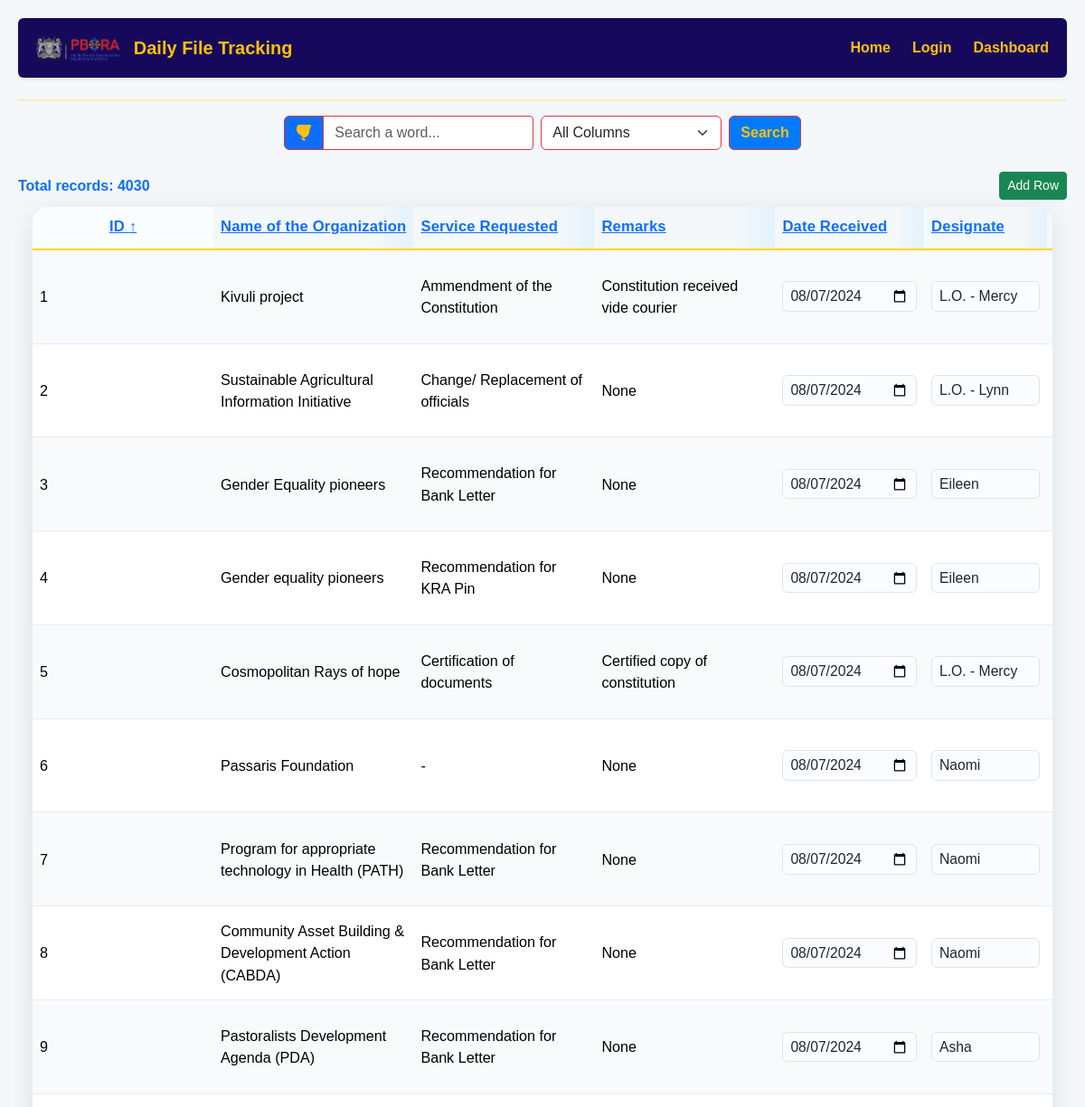
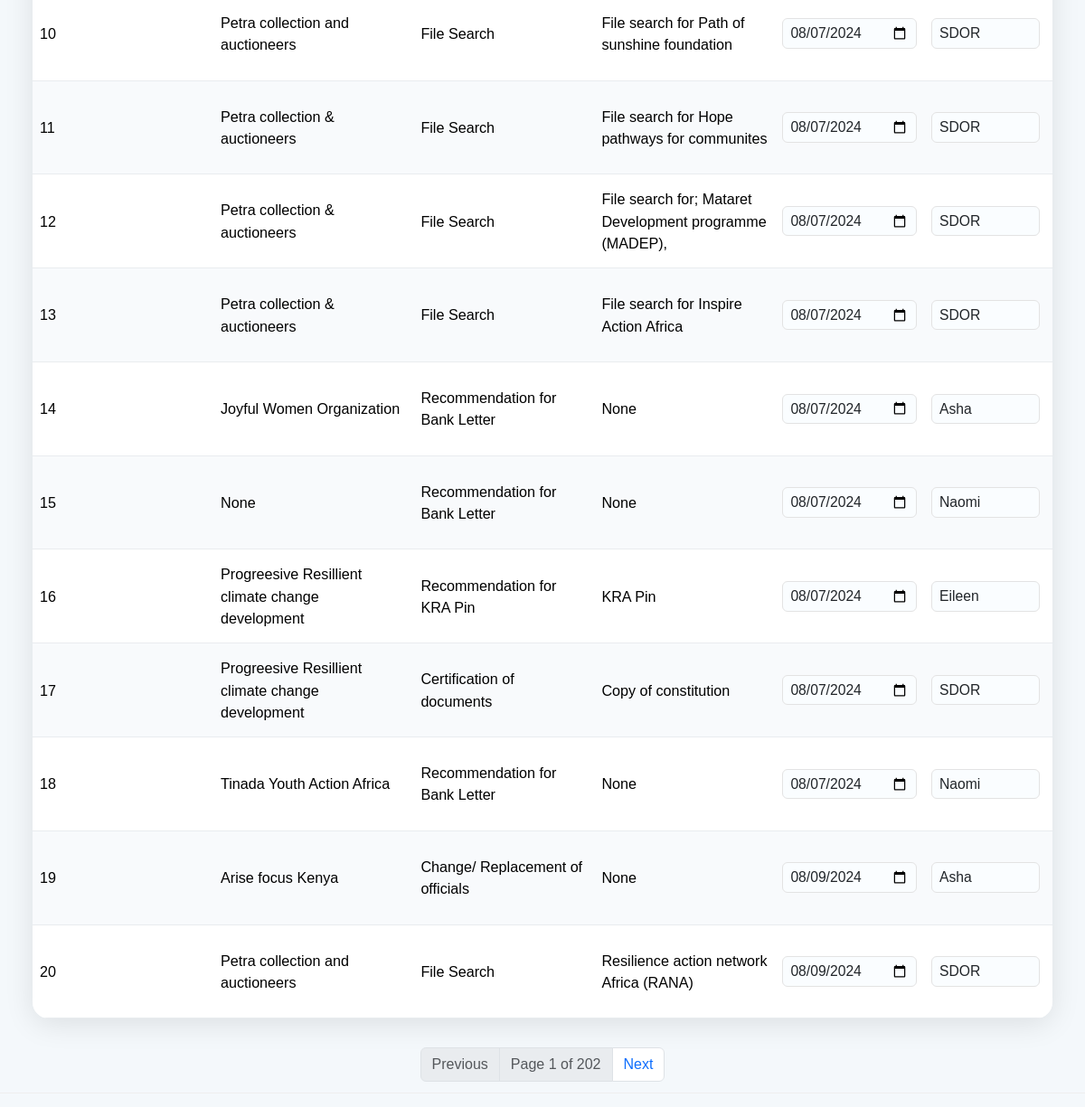
The app's page /records?page=1&search=&column=&sort_by=id&sort_order=asc with its own data (2 pictures, top to bottom).
### models.py (models this page shows)
class FileTracking(db.Model):
    __tablename__ = "filetracking"
    id = db.Column(db.Integer, primary_key=True)
    organization_name = db.Column(db.String(3000), nullable=True)
    service_requested = db.Column(db.String(3000), nullable=True)
    remarks = db.Column(db.Text, nullable=True)
    date_received = db.Column(db.Date, nullable=True)
    designate = db.Column(db.Enum(
        'Asha', 'B. Odero', 'D.O.S', 'Eileen', 'Eric Njoroge',
        'Esther', 'Eznner', 'Finance - Allan', 'Finance - Muktar', 'Finance - Njane',
        'Habiba', 'Judy', 'Kamande', 'Legal - Vitalis', 'L.O - Cate',
        'L.O. - Cate', 'L.O. - Juliet', 'L.O. - Lynn', 'L.O. - Mercy', 'L.O. - Michelle',
        'Naomi', 'N. Sankale', 'Rukia', 'S.Monyoncho', 'Sarah', 'SDOR', 'Sankale', 'Topisia',
        name='designate_enum'), nullable=True)
    filed_by_registry_action = db.Column(
        db.Enum('Filed', 'Not Filed', name='filed_status_enum'),
        nullable=True
    )
    date_filed = db.Column(db.Date, nullable=True)
    received_by_designate = db.Column(
        db.Enum('Received', 'Not Received', name='received_status_enum'),
        nullable=True
    )
    date_received_by_designate = db.Column(db.Date)
    correction_sent = db.Column(
        db.Enum('Correction Sent', 'No Correction Sent', name='correction_sent_enum'),
        nullable=True
    )
    date_correction_required = db.Column(db.Date, nullable=True)
    correction_status = db.Column(
        db.Enum('Correction Done', 'Correction Not Done', 'Not Required', name='correction_status_enum'),
        nullable=True
    )
    date_corrections_done = db.Column(db.Date)
    status = db.Column(db.Enum('Completed', 'Incomplete', name='status_enum'), nullable=True)
    date_completed = db.Column(db.Date, nullable=True)
    authorization = db.Column(db.Enum('Authorized', 'Unauthorized', name='authorization_enum'), nullable=True)
    date_authorised = db.Column(db.Date, nullable=True)
    signatory = db.Column(db.Enum('Monyoncho', 'I.Sang', name='signatory_enum'), nullable=True) ### Only these two accounts can dispatch after login
    dispatch = db.Column(db.Enum('Dispatched', 'Not Dispatched', name='dispatch_status'), default='Not Dispatched')
    date_dispatched = db.Column(db.Date)

### routes.py (the view, shortened to what this page needs)
@routes.route("/records")
def records():
    search = request.args.get('search', '').strip()
    column = request.args.get('column', '').strip()
    page = request.args.get('page', 1, type=int)
    per_page = 20
    sort_by = request.args.get('sort_by', 'id')
    sort_order = request.args.get('sort_order', 'desc')
    query = FileTracking.query
    valid_sort_columns = [
        'id', 'organization_name', 'service_requested', 'remarks', 'date_received', 'designate',
        'filed_by_registry_action', 'received_by_designate', 'date_received_by_designate',
        'correction_sent', 'date_correction_required', 'correction_status', 'date_corrections_done', 'status',
        'date_completed', 'authorization', 'date_authorised', 'signatory', 'dispatch', 'date_dispatched'
    ]
    if sort_by in valid_sort_columns:
        sort_col = getattr(FileTracking, sort_by)
        if sort_order == 'asc':
            query = query.order_by(sort_col.asc())
        else:
            query = query.order_by(sort_col.desc())
    else:
        query = query.order_by(FileTracking.id.desc())
    pagination = query.paginate(page=page, per_page=per_page, error_out=False)
    files = pagination.items
    return render_template("records.html", files=files, pagination=pagination, page=page, per_page=per_page, search=search, column=column, sort_by=sort_by, sort_order=sort_order)

### templates/records.html (shortened to what this page needs)
{% extends "base.html" %}
{% block content %}
<div class="d-flex justify-content-center align-items-center mb-4" style="gap: 1rem;">
    <form method="GET" class="d-flex align-items-center" style="gap: 0.5rem;">
        <div class="input-group">
            <span class="input-group-text bg-primary text-warning border-danger">
            </span>
            <input type="text" name="search" class="form-control border-danger" placeholder="Search a word..." style="border-radius: 0 4px 4px 0;">
        </div>
        <select name="column" class="form-select border-danger" style="max-width: 200px;">
            <option value="">All Columns</option>
        </select>
        <button type="submit" class="btn btn-primary border-danger text-warning fw-bold">Search</button>
    </form>
</div>
<div class="d-flex justify-content-between align-items-center mb-2">
    <div>
        {% if pagination %}
            <span class="fw-bold text-primary">Total records: {{ pagination.total }}</span>
        {% else %}
            <span class="fw-bold text-primary">Total records: {{ files|length }}</span>
        {% endif %}
    </div>
    <button class="btn btn-success btn-sm" id="add-row-btn" type="button">
         Add Row
    </button>
</div>
<div class="container-fluid px-0 px-md-3">
    <div class="table-responsive" id="table-scroll-container">
        <table id="records-table" class="table table-hover align-middle mb-0">
        <thead>
    </div>
    <div id="fixed-x-scrollbar">
        <div id="fixed-x-scrollbar-inner"></div>
    </div>
    <tr>
        {% for col, label in [
            ('id', 'ID'),
            ('organization_name', 'Name of the Organization'),
            ('service_requested', 'Service Requested'),
            ('remarks', 'Remarks'),
            ('date_received', 'Date Received'),
            ('designate', 'Designate'),
            ('filed_by_registry_action', 'Filed by Registry for Action'),
            ('date_filed', 'Date Filed'),
            ('received_by_designate', 'Received by Designate'),
            ('date_received_by_designate', 'Date Received by Designate'),
            ('correction_sent', 'Correction Required'),
            ('date_correction_required', 'Date Correction Required'),
            ('correction_status', 'Corrections Done by Client'),
            ('date_corrections_done', 'Date Corrections done by Client'),
            ('status', 'Status'),
            ('date_completed', 'Date Completed'),
            ('authorization', 'Authorization'),
            ('date_authorised', 'Date Authorised'),
            ('signatory', 'Signatory'),
            ('dispatch', 'Dispatch'),
            ('date_dispatched', 'Date Dispatched')
        ] %}
        <th>
            <a href="?page={{ page }}&search={{ search }}&column={{ column }}&sort_by={{ col }}&sort_order={% if sort_by == col and sort_order == 'asc' %}desc{% else %}asc{% endif %}">
                {{ label }}
                {% if sort_by == col %}
                    <span>{% if sort_order == 'asc' %}&uarr;{% else %}&darr;{% endif %}</span>
                {% endif %}
            </a>
        </th>
    </tr>
    {% for f in files %}
    <tr id="row-{{ f.id }}">
        <form method="POST" action="{{ url_for('routes.edit_enum', file_id=f.id) }}" class="enum-edit-form">
            <td>{{ f.id }}</td>
            <td>{{ f.organization_name }}</td>
            <td>{{ f.service_requested }}</td>
            <td>{{ f.remarks }}</td>
            <td>
                <input type="date" name="date_received" class="form-control form-control-sm" value="{{ f.date_received if f.date_received else '' }}">
            </td>
            <td>
                <select name="designate" class="form-select form-select-sm">
                    {% for val in ['Asha','B. Odero','D.O.S','Eileen','Eric Njoroge','Esther','Eznner','Finance - Allan','Finance - Muktar','Finance - Njane','Habiba','Judy','Kamande','Legal - Vitalis','L.O - Cate','L.O. - Cate','L.O. - Juliet','L.O. - Lynn','L.O. - Mercy','L.O. - Michelle','Naomi','N. Sankale','Rukia','S.Monyoncho','Sarah','SDOR','Sankale','Topisia'] %}
                    <option value="{{ val }}" {% if f.designate == val %}selected{% endif %}>{{ val }}</option>
                    {% endfor %}
                </select>
            </td>
            <td>
            </td>
        </form>
    </tr>
        {% endfor %}
    </div>
<div class="d-flex justify-content-center align-items-center my-3 flex-wrap" style="gap: 1rem;">
    {% if pagination and pagination.pages > 1 %}
        <nav aria-label="Page navigation">
            <ul class="pagination">
                <li class="page-item {% if not pagination.has_prev %}disabled{% endif %}">
                    <a class="page-link" href="?page={{ pagination.prev_num }}&search={{ search }}&column={{ column }}" tabindex="-1">Previous</a>
                </li>
                <li class="page-item disabled">
                    <span class="page-link">Page {{ pagination.page }} of {{ pagination.pages }}</span>
                </li>
                <li class="page-item {% if not pagination.has_next %}disabled{% endif %}">
                    <a class="page-link" href="?page={{ pagination.next_num }}&search={{ search }}&column={{ column }}">Next</a>
                </li>
            </ul>
        </nav>
    {% endif %}
</div>
{% endblock %}

### templates/base.html (shortened to what this page needs)
<!DOCTYPE html>
<html>
<head>
    <link href="https://cdn.jsdelivr.net/npm/bootstrap@5.3.2/dist/css/bootstrap.min.css" rel="stylesheet">
</head>
<body>
    <nav class="navbar navbar-expand-lg navbar-blue bg-blue rounded mb-4 shadow-sm">
        <div class="container-fluid">
            <a class="navbar-brand d-flex align-items-center fw-bold text-warning" href="/">
                <img src="/static/img/PBORA%20FINAL%20LOGO_0.png"
                    alt="PBORA Logo"
                    class="me-2"
                    style="height: 40px;">
                Daily File Tracking
            </a>
            <div class="collapse navbar-collapse" id="navbarNav">
                <ul class="navbar-nav ms-auto align-items-lg-center gap-lg-2">
                    <li class="nav-item">
                        <a class="nav-link text-warning fw-semibold" href="/">Home</a>
                    </li>
                    {% if not session.get('user_id') %}
                        <li class="nav-item">
                            <a class="nav-link text-warning fw-semibold" href="{{ url_for('routes.login') }}">
                                Login
                            </a>
                        </li>
                        <li class="nav-item">
                            <a class="nav-link text-warning fw-semibold"
                            href="https://thehubpbora.onrender.com/"
                            target="_blank">
                                Dashboard
                            </a>
                        </li>
                    {% endif %}
                </ul>
            </div>
        </div>
    </nav>
        <hr>
        {% block content %}{% endblock %}
</body>
</html>

### templates/base.html (style rules this page uses)
.navbar-brand img { transition: transform 0.2s ease-in-out; }
body { font-family: Arial, sans-serif; margin: 20px; background: #f4f8fb; }
h2, .navbar { color: #0d2d50; background-color: #16095b; }
hr { border-top: 2px solid #ffd700; }
table { border-collapse: collapse; width: 100%; background: #fff; }
th { background: #007bff; color: #ffd700; border: 1px solid #dc3545; padding: 8px; }
td { border: 1px solid #dc3545; padding: 8px; }
.btn-primary { background-color: #007bff; border-color: #007bff; }

### templates/records.html (style rules this page uses)
#fixed-x-scrollbar { position: fixed; left: 0; bottom: 0; width: 100vw; height: 24px; background: #f4f8fb; z-index: 1000; overflow-x: auto; overflow-y: hidden; border-top: 1px solid #eee; display: none; }
#fixed-x-scrollbar-inner { min-width: 1800px; height: 1px; }
.table-responsive { border-radius: 18px; box-shadow: 0 6px 32px rgba(0,0,0,0.10); background: #fafdff; padding: 0; margin-bottom: 2rem; overflow-x: auto; width: 100%; }
#records-table { min-width: 1800px; border-radius: 16px; overflow: hidden; background: #fff; }
#records-table th, #records-table td { font-size: 1.04rem; padding: 0.65rem 0.5rem; border: none; }
#records-table th { color: #0a58ca; font-weight: 800; background: linear-gradient(90deg, #f4f8fb 80%, #e3f2fd 100%); border-bottom: 2px solid #ffd700; position: sticky; top: 0; z-index: 10; white-space: nowrap; letter-spacing: 0.01em; box-shadow: 0 2px 8px rgba(0,0,0,0.03); }
#records-table thead { position: sticky; top: 0; z-index: 10; background: #f4f8fb; }
#records-table tbody tr:nth-child(even) { background: #f8fafc; }
#records-table tbody tr:nth-child(odd) { background: #fff; }
#records-table td { vertical-align: middle; background: transparent; border-bottom: 1px solid #e9ecef; white-space: pre-line; word-break: break-word; max-width: 320px; font-size: 1.01rem; }
#records-table th:first-child, #records-table td:first-child { text-align: center; background: #fafdff; font-weight: bold; color: #0a58ca; min-width: 60px; max-width: 80px; }
#records-table td input, #records-table td select { min-width: 120px; max-width: 100%; border-radius: 6px; border: 1px solid #e3e3e3; background: #fafdff; font-size: 0.98rem; padding: 0.25rem 0.5rem; transition: border 0.2s; }
#records-table th:nth-child(2), #records-table th:nth-child(3), #records-table th:nth-child(4), #records-table th:nth-child(11), #records-table td:nth-child(2), #records-table td:nth-child(3), #records-table td:nth-child(4), #records-table td:nth-child(11), #records-table td:nth-child(12), #records-table td:nth-child(13) { min-width: 200px; max-width: 400px; }

### records on screen
FileTracking: id "1", organization_name "Kivuli project", service_requested "Ammendment of the Constitution", remarks "Constitution received vide courier", date_received "08/07/2024", designate "L.O. - Mercy"
FileTracking: id "2", organization_name "Sustainable Agricultural Information Initiative", service_requested "Change/ Replacement of officials", remarks "None", date_received "08/07/2024", designate "L.O. - Lynn"
FileTracking: id "3", organization_name "Gender Equality pioneers", service_requested "Recommendation for Bank Letter", remarks "None", date_received "08/07/2024", designate "Eileen"
FileTracking: id "4", organization_name "Gender equality pioneers", service_requested "Recommendation for KRA Pin", remarks "None", date_received "08/07/2024", designate "Eileen"
FileTracking: id "5", organization_name "Cosmopolitan Rays of hope", service_requested "Certification of documents", remarks "Certified copy of constitution", date_received "08/07/2024", designate "L.O. - Mercy"
FileTracking: id "6", organization_name "Passaris Foundation", service_requested "-", remarks "None", date_received "08/07/2024", designate "Naomi"
FileTracking: id "7", organization_name "Program for appropriate technology in Health (PATH)", service_requested "Recommendation for Bank Letter", remarks "None", date_received "08/07/2024", designate "Naomi"
FileTracking: id "8", organization_name "Community Asset Building & Development Action (CABDA)", service_requested "Recommendation for Bank Letter", remarks "None", date_received "08/07/2024", designate "Naomi"
FileTracking: id "9", organization_name "Pastoralists Development Agenda (PDA)", service_requested "Recommendation for Bank Letter", remarks "None", date_received "08/07/2024", designate "Asha"
FileTracking: id "10", organization_name "Petra collection and auctioneers", service_requested "File Search", remarks "File search for Path of sunshine foundation", date_received "08/07/2024", designate "SDOR"
FileTracking: id "11", organization_name "Petra collection & auctioneers", service_requested "File Search", remarks "File search for Hope pathways for communites", date_received "08/07/2024", designate "SDOR"
FileTracking: id "12", organization_name "Petra collection & auctioneers", service_requested "File Search", remarks "File search for; Mataret Development programme (MADEP),", date_received "08/07/2024", designate "SDOR"
FileTracking: id "13", organization_name "Petra collection & auctioneers", service_requested "File Search", remarks "File search for Inspire Action Africa", date_received "08/07/2024", designate "SDOR"
FileTracking: id "14", organization_name "Joyful Women Organization", service_requested "Recommendation for Bank Letter", remarks "None", date_received "08/07/2024", designate "Asha"
FileTracking: id "15", organization_name "None", service_requested "Recommendation for Bank Letter", remarks "None", date_received "08/07/2024", designate "Naomi"
FileTracking: id "16", organization_name "Progreesive Resillient climate change development", service_requested "Recommendation for KRA Pin", remarks "KRA Pin", date_received "08/07/2024", designate "Eileen"
FileTracking: id "17", organization_name "Progreesive Resillient climate change development", service_requested "Certification of documents", remarks "Copy of constitution", date_received "08/07/2024", designate "SDOR"
FileTracking: id "18", organization_name "Tinada Youth Action Africa", service_requested "Recommendation for Bank Letter", remarks "None", date_received "08/07/2024", designate "Naomi"
FileTracking: id "19", organization_name "Arise focus Kenya", service_requested "Change/ Replacement of officials", remarks "None", date_received "08/09/2024", designate "Asha"
FileTracking: id "20", organization_name "Petra collection and auctioneers", service_requested "File Search", remarks "Resilience action network Africa (RANA)", date_received "08/09/2024", designate "SDOR"

### other values on screen
{{ pagination.total }} "4030"
{{ label }} "ID" "Name of the Organization" "Service Requested" "Remarks" "Date Received" "Designate"
{{ pagination.page }} "1"
{{ pagination.pages }} "202"
